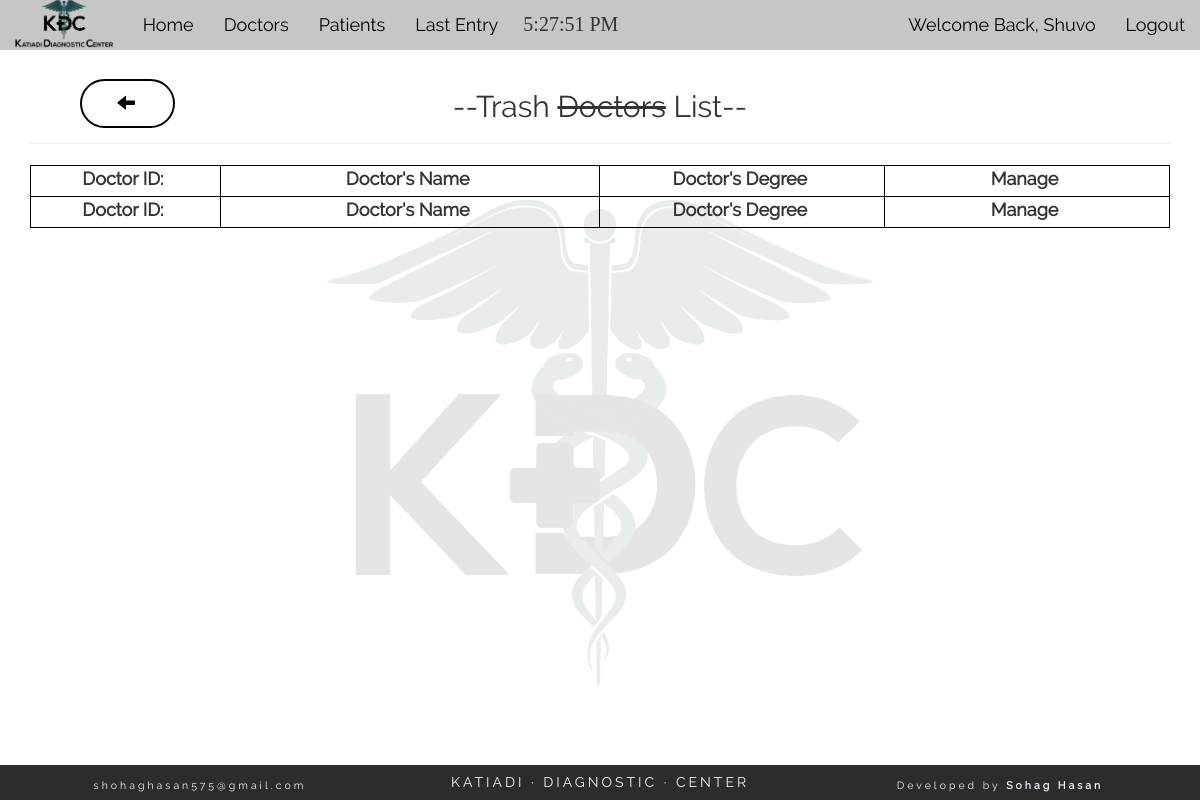
Before: /doc_trash.php (signed in) with the older database file.
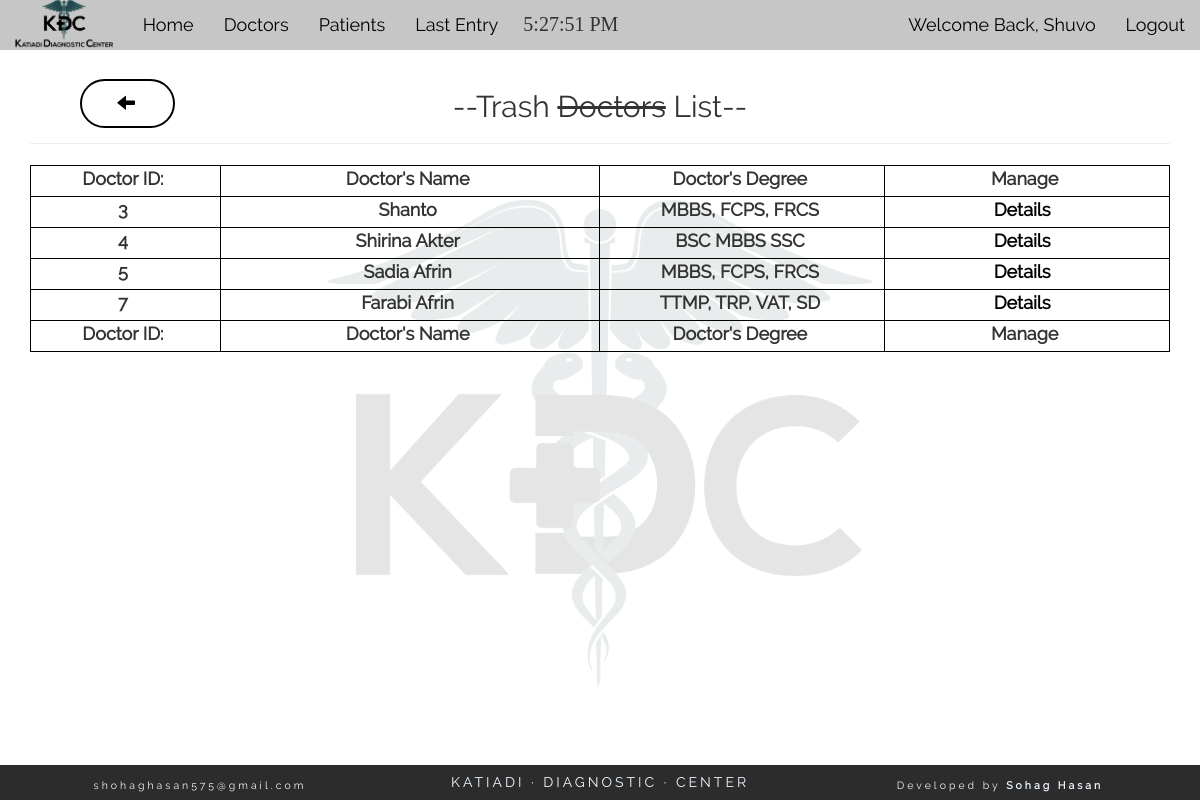
After: the same page with the newer database file.
### tables this page shows
CREATE TABLE "doctor" (
	`doctor_id`	INTEGER NOT NULL PRIMARY KEY AUTOINCREMENT,
	`d_name`	varchar(200) NOT NULL,
	`age`	int(11) NOT NULL,
	`sex`	varchar(15) NOT NULL,
	`degree`	varchar(200) NOT NULL,
	`status`	int(1) NOT NULL
);

### doc_trash.php (the view, shortened to what this page needs)
<?php
	if(isset($_SESSION['username'])){
	require('config.php');
	$sel= "SELECT * FROM doctor WHERE doctor_id AND status='0'";
	$res= $db-> query($sel);
?>
<section class="container-fluid text-center">
	<div class="col-md-12"  style="position: relative;">
	<h2 class="title text-center">--Trash <del>Doctors</del> List--</h2>
	<hr><div class="col-md-12">
			<a title="Back" class="back_button" href="view_doctor.php"><span class="glyphicon glyphicon-arrow-left" aria-hidden="true"></span></a>
		</div>
		<table id="datatable" class="container-fluid" cellspacing="0">
        <thead>
            <tr class="row">
                <th class="col-md-2 text-center b_1"><label for="">Doctor ID:</label></th>
                <th class="col-md-4 text-center b_1"><label for="">Doctor's Name</label></th>
                <th class="col-md-3 text-center b_1"><label for="">Doctor's Degree</label></th>
                <th class="col-md-3 text-center b_1"><label for="">Manage</label></th>
            </tr>
        </thead>
		<tfoot>
            <tr class="row">
                <th class="col-md-2 text-center bb_1 b_1"><label for="">Doctor ID:</label></th>
                <th class="col-md-4 text-center bb_1 b_1"><label for="">Doctor's Name</label></th>
                <th class="col-md-3 text-center bb_1 b_1"><label for="">Doctor's Degree</label></th>
                <th class="col-md-3 text-center bb_1 b_1"><label for="">Manage</label></th>
            </tr>
        </tfoot>
		<tbody>
		<?php while($data=$res->fetchArray(SQLITE3_ASSOC)){ ?>
			<tr class="row hover">
                <td class="col-md-2 bb_1 b_1"><label for=""><?php echo $data['doctor_id']; ?></label></td>
                <td class="col-md-4 bb_1 textone b_1"><label for=""><?php echo $data['d_name']; ?></label></td>
                <td class="col-md-3 bb_1 textone b_1"><label for=""><?php echo $data['degree']; ?></label></td>
                <td class="col-md-3 bb_1 b_1"><label for=""><a class="manag" id="detail" href="doc_details.php?d=<?php echo $data['doctor_id']; ?>">Details</a></label></td>
            </tr>
		 <?php } ?>
		 </tbody>
		</table>
			</div>
</section>
	<?php get_footer(); }else{
		header('location: login.php');
	} ?>

Changed rows visible on the page:
now on this page (row edited): doctor: doctor_id "3", d_name "Shanto", degree "MBBS, FCPS, FRCS"
now on this page (row edited): doctor: doctor_id "4", d_name "Shirina Akter", degree "BSC MBBS SSC"
now on this page (row edited): doctor: doctor_id "5", d_name "Sadia Afrin", degree "MBBS, FCPS, FRCS"
now on this page (row edited): doctor: doctor_id "7", d_name "Farabi Afrin", degree "TTMP, TRP, VAT, SD"
